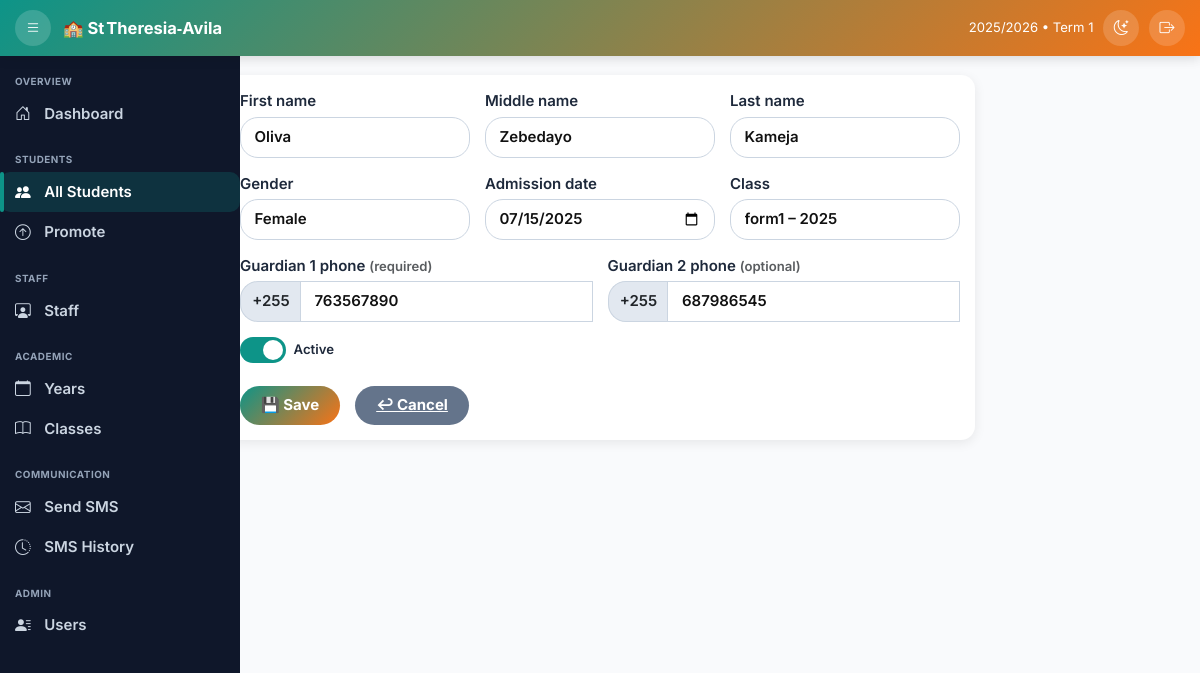
The page /school/students/9/edit/ (signed in) on the database its author committed.
### school/models.py (models this page shows, shortened)
class Student(models.Model):
    first_name = models.CharField(max_length=30)
    middle_name = models.CharField(max_length=30, blank=True, null=True)
    last_name = models.CharField(max_length=30)
    gender = models.CharField(
        max_length=6,
        choices=[('Male', 'Male'), ('Female', 'Female')],
        default='Male'
    )
    guardian1_phone = models.CharField(validators=[tz_phone_validator], max_length=13)
    guardian2_phone = models.CharField(validators=[tz_phone_validator], max_length=13, blank=True, null=True)
    admission_date = models.DateField(default=timezone.now)
    is_active = models.BooleanField(default=True)
    class Meta:
        ordering = ["last_name", "first_name"]
        constraints = [
            models.CheckConstraint(check=models.Q(guardian1_phone__regex=TZ_PHONE_RE), name="guardian1_format_ok"),
            models.CheckConstraint(check=models.Q(guardian2_phone__isnull=True) | models.Q(guardian2_phone__regex=TZ_PHONE_RE), name="guardian2_format_ok"),
        ]
    def get_current_class(self):
        current_year = AcademicYear.objects.filter(is_current=True).first()
        if current_year:
            assignment = self.class_assignments.filter(academic_year=current_year).first()
            return assignment.school_class if assignment else None
        return None

### school/views.py (the view, shortened to what this page needs)
# urls.py: path('students/<int:pk>/edit/', StudentUpdateView.as_view(), name='student_update'),
class StudentUpdateView(LoginRequiredMixin, UpdateView):
    model = Student
    form_class = StudentForm
    template_name = 'school/student_form.html'
    success_url = reverse_lazy('student_list')
    def get_context_data(self, **kwargs):
        context = super().get_context_data(**kwargs)
        context['current_session'] = "2025/2026"
        context['current_term'] = "Term 1"
        context['notification_count'] = 0
        logger.debug(f"Student update context data prepared for student ID {self.kwargs['pk']}")
        return context

### school/forms.py (called while the page is built)
def current_year_or_none():
    return AcademicYear.objects.filter(is_current=True).first()

### school/models.py (called while the page is built)
    def __str__(self):
        return f"{self.name} – {self.academic_year.year}"

### school/templates/school/student_form.html (shortened to what this page needs)
{% extends "school/base.html" %}
{% load static %}
{% block content %}
<div class="head-strip">
  <h2>🎓 {% if form.instance.pk %}Edit{% else %}Add{% endif %} Student</h2>
</div>
<div class="form-shell">
  <form id="studentForm" method="post" novalidate class="needs-validation">
    <div class="row g-3">
      <div class="col-sm-4">
        <label for="id_first_name">First name</label>
        {{ form.first_name }}
      </div>
      <div class="col-sm-4">
        <label for="id_middle_name">Middle name</label>
        {{ form.middle_name }}
      </div>
      <div class="col-sm-4">
        <label for="id_last_name">Last name</label>
        {{ form.last_name }}
      </div>
      <div class="col-sm-4">
        <label for="id_gender">Gender</label>
        {{ form.gender }}
      </div>
<div class="col-sm-4">
  <label for="id_admission_date">Admission date</label>
  {{ form.admission_date }}
</div>
      <div class="col-sm-4">
        <label for="id_current_class">Class</label>
        {{ form.current_class }}
      </div>
      <div class="col-sm-6">
        <label>Guardian 1 phone <small class="text-muted">(required)</small></label>
        <div class="input-group">
          <span class="input-group-text">+255</span>
          <input type="text" id="id_guardian1_strip" class="form-control {% if form.guardian1_phone.errors %}is-invalid{% endif %}"
                 placeholder="7XXXXXXXX" value="{{ form.guardian1_phone.value|stringformat:'s'|cut:'+255' }}" maxlength="9" required>
        </div>
      </div>
      <div class="col-sm-6">
        <label>Guardian 2 phone <small class="text-muted">(optional)</small></label>
        <div class="input-group">
          <span class="input-group-text">+255</span>
          <input type="text" id="id_guardian2_strip" class="form-control {% if form.guardian2_phone.errors %}is-invalid{% endif %}"
                 placeholder="7XXXXXXXX" value="{{ form.guardian2_phone.value|stringformat:'s'|cut:'+255' }}" maxlength="9">
        </div>
      </div>
      <div class="col-sm-6 d-flex align-items-center mt-4 mt-sm-3">
        <label class="switch mb-0">
          <span class="slider"></span>
        </label>
        <span class="small-lbl">Active</span>
      </div>
    </div>
    <div class="d-flex gap-3 flex-wrap mt-4">
      <button type="submit" class="btn-main">💾 Save</button>
      <a href="{% url 'student_list' %}" class="btn-sec">↩︎ Cancel</a>
    </div>
  </form>
</div>
{% endblock %}

### school/templates/school/base.html (style rules this page uses)
:root { --pri:#0d9488; --sec:#f97316; --light:#f8fafc; --dark:#0f172a; --txt:#1e293b; --txt-d:#e2e8f0; --sidebar:240px; --sidebar-sm:74px; --topbar:56px; --radius:12px; --shadow:0 4px 14px rgba(0,0,0,.12); }
* { box-sizing:border-box;scrollbar-width:thin }
html,body { margin:0;height:100%;font-family:Inter,sans-serif;font-size:15px; background:var(--light);color:var(--txt) }

### school/templates/school/student_form.html (style rules this page uses)
:root { --pri:#0d9488; --sec:#f97316; --bg:#f9fafc; --txt:#1e293b; --radius:14px; --shadow:0 3px 12px rgba(0,0,0,.08); }
.head-strip { background:linear-gradient(135deg,var(--pri),var(--sec)); color:#fff;text-align:center;padding:1rem;box-shadow:var(--shadow) }
.head-strip h2 { margin:0;font-size:1.35rem;font-weight:700;display:flex;gap:.5rem;justify-content:center }
.form-shell { width:96%;max-width:750px;margin:1.4rem auto;padding:1rem;border-radius:var(--radius); background:#fff;box-shadow:var(--shadow) }
label { font-weight:600;margin-bottom:.25rem }
.form-control,.form-select { border:1.5px solid #cbd5e1;border-radius:18px;padding:.55rem .9rem;font-weight:600; background:#fff;color:#111;transition:border-color .2s }
.input-group-text { border:1.5px solid #cbd5e1;border-right:none;border-radius:18px 0 0 18px;background:#e2e8f0;font-weight:600 }
.switch { position:relative;display:inline-block;width:46px;height:26px }
.slider { position:absolute;cursor:pointer;top:0;left:0;right:0;bottom:0;background:#d1d5db;border-radius:34px;transition:.2s }
.slider:before { position:absolute;content:"";height:20px;width:20px;left:3px;bottom:3px;background:#fff;border-radius:50%;transition:.2s }
input:checked + .slider { background:var(--pri) }
input:checked + .slider:before { transform:translateX(20px) }
.small-lbl { margin-left:.5rem;font-weight:600;font-size:.88rem }
.btn-main,.btn-sec { border:none;border-radius:9999px;padding:.55rem 1.4rem;font-weight:700;color:#fff;cursor:pointer;transition:.25s }
.btn-main { background:linear-gradient(135deg,var(--pri),var(--sec)) }
.btn-sec { background:#64748b }

### rows shown on the page
Student: first_name "Oliva", middle_name "Zebedayo", last_name "Kameja", gender "Female", admission_date "07/15/2025", guardian1_phone.value "763567890", guardian2_phone.value "687986545"

### other values the page prints
{{ current_session|default:"2025/2026" }} "2025/2026"
{{ current_term|default:"Term 1" }} "Term 1"
